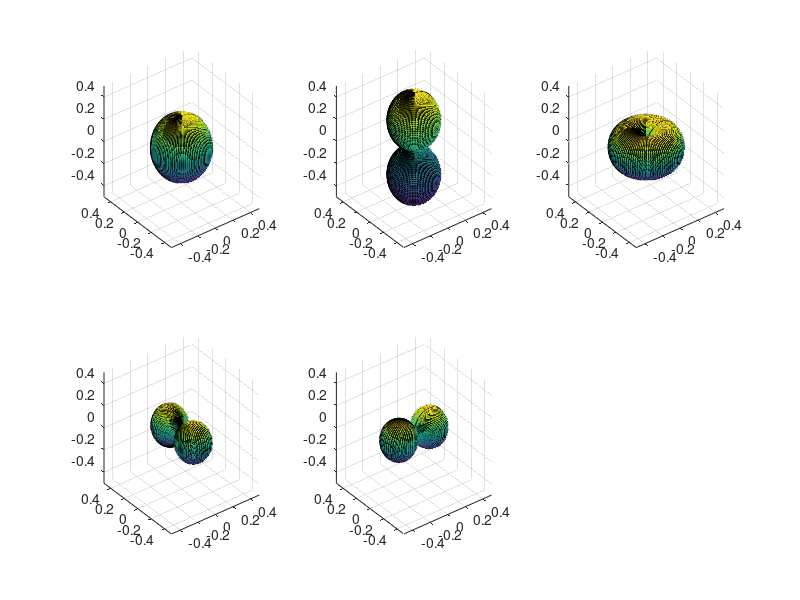

This chart was generated by the following MATLAB code:
clear all;

subplot(2,3,1);
azimut = linspace(0, 2*pi);
zenit = linspace(0, pi);
[az, zen] = meshgrid(azimut, zenit);
rad = sqrt( 1/4/pi );
r = ones(100, 100) * rad;
[x, y, z] = sph2cart(az, pi/2 - zen, r);
surf(x, y, z);
xlim([-0.5 0.5]);
ylim([-0.5 0.5]);
zlim([-0.5 0.5]);

subplot(2,3,2);
zenit = linspace(0, pi);
[az, zen] = meshgrid(azimut, zenit);
rad = abs(1/2 * sqrt(3/pi) .* cos(zen));
[x, y, z] = sph2cart(az, pi/2 - zen, rad);
surf(x, y, z);
xlim([-0.5 0.5]);
ylim([-0.5 0.5]);
zlim([-0.5 0.5]);

subplot(2,3,3);
zenit = linspace(0, pi);
[az, zen] = meshgrid(azimut, zenit);
rad = abs( -1/2 * sqrt(3/2/pi) .* sin(zen) .* exp(1i .* az));
[x, y, z] = sph2cart(az, pi/2 - zen, rad);
surf(x, y, z);
xlim([-0.5 0.5]);
ylim([-0.5 0.5]);
zlim([-0.5 0.5]);

subplot(2,3,4);
zenit = linspace(0, pi);
[az, zen] = meshgrid(azimut, zenit);
rad = abs(imag( -1/2 * sqrt(3/2/pi) .* sin(zen) .* exp(1i .* az)));
[x, y, z] = sph2cart(az, pi/2 - zen, rad);
surf(x, y, z);
xlim([-0.5 0.5]);
ylim([-0.5 0.5]);
zlim([-0.5 0.5]);

subplot(2,3,5);
zenit = linspace(0, pi);
[az, zen] = meshgrid(azimut, zenit);
rad = abs(real( -1/2 * sqrt(3/2/pi) .* sin(zen) .* exp(1i .* az)));
[x, y, z] = sph2cart(az, pi/2 - zen, rad);
surf(x, y, z);
xlim([-0.5 0.5]);
ylim([-0.5 0.5]);
zlim([-0.5 0.5]);
